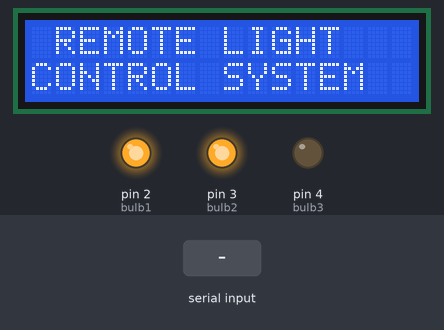
Recording of a sketch running on a simulated Arduino Uno, built with avr-gcc and run on an emulated ATmega328P. On the bench: 16×2 character LCD, output pins drawn as LEDs (lit = HIGH). Inputs (shaded band) come from the test bench. The modem accepts every AT command (registered, SIM ready, sends succeed) and sends nothing else; what the sketch prints to the serial monitor is not drawn.

Above: at 0.2 s.
At 4.3 s:
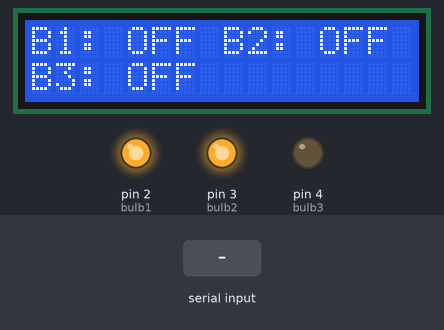
4.4 s: "**********" received over the second serial link
7.4 s: "BULB1 ON" received over the second serial link
9.9 s: "BULB1 OFF" received over the second serial link
Timing chart, 0 to 12.9 s (numbered marks = the images above; inputs shaded):
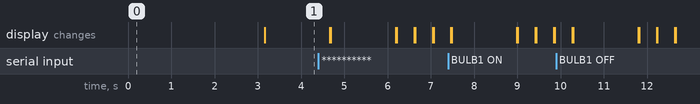

The sketch:

light_Control.ino
```cpp
#include <Wire.h>
#include <LiquidCrystal_I2C.h>
#include "SoftwareSerial.h"

#define bulb1 2
#define bulb2 3
#define bulb3 4

SoftwareSerial sms(7, 8);
LiquidCrystal_I2C lcd(0x27, 16, 2);

String textMessage;

String bulb1Status="OFF";
String bulb2Status="OFF";
String bulb3Status="OFF";

void setup() {
  digitalWrite(bulb1, HIGH);
  digitalWrite(bulb2, HIGH);
  digitalWrite(bulb3, LOW);
  // put your setup code here, to run once:
  Serial.begin(9600);
  sms.begin(9600);
  lcd.begin();

  pinMode(bulb1, OUTPUT);
  pinMode(bulb2, OUTPUT);
  pinMode(bulb3, OUTPUT);

  //--------------------------------
  lcd.backlight();
  lcd.clear();
    lcd.setCursor(0, 0);
  lcd.print(" REMOTE LIGHT");
  lcd.setCursor(0, 1);
  lcd.print("CONTROL SYSTEM");

  //---------------------------------

  Serial.print("GPRS ready...\r\n");
  sms.print("AT+CMGF=1\r\n");
  delay(1000);
  sms.print("AT+CMGDA=1\r\n");
  delay(1000);
  sms.print("AT+CNMI=2,2,0,0,0\r\n");


  delay(1000);

lcd.clear();

}

void loop() {
  // put your main code here, to run repeatedly:

  lcd.setCursor(0,0);
  lcd.print("B1:");
  lcd.setCursor(4,0);
  lcd.print(bulb1Status);


  lcd.setCursor(8,0);
  lcd.print("B2:");
  lcd.setCursor(12,0);
  lcd.print(bulb2Status);

   lcd.setCursor(0,1);
  lcd.print("B3:");
  lcd.setCursor(4,1);
  lcd.print(bulb3Status);
  if (sms.available() > 0) {


    textMessage = sms.readString();
    Serial.print(textMessage);
    delay(100);

    if (textMessage.indexOf("**********") >= 0) {
      if (textMessage.indexOf("BULB1 ON") >= 0) {
        digitalWrite(bulb1, LOW);
        bulb1Status = "ON";

      }

      if (textMessage.indexOf("BULB2 ON") >= 0) {
        digitalWrite(bulb2, LOW);
        bulb2Status = "ON";

      }

      if (textMessage.indexOf("BULB3 ON") >= 0) {
        digitalWrite(bulb3, HIGH);
        bulb3Status = "ON";

      }

      if (textMessage.indexOf("BULB1 OFF") >= 0) {
        digitalWrite(bulb1, HIGH);
        bulb1Status = "OFF";

      }

      if (textMessage.indexOf("BULB2 OFF") >= 0) {
        digitalWrite(bulb2, HIGH);
        bulb2Status = "OFF";

      }

      if (textMessage.indexOf("BULB3 OFF") >= 0) {
        digitalWrite(bulb3, LOW);
        bulb3Status = "OFF";

      }
    }
  }
  delay(400);
  lcd.clear();
}
```
